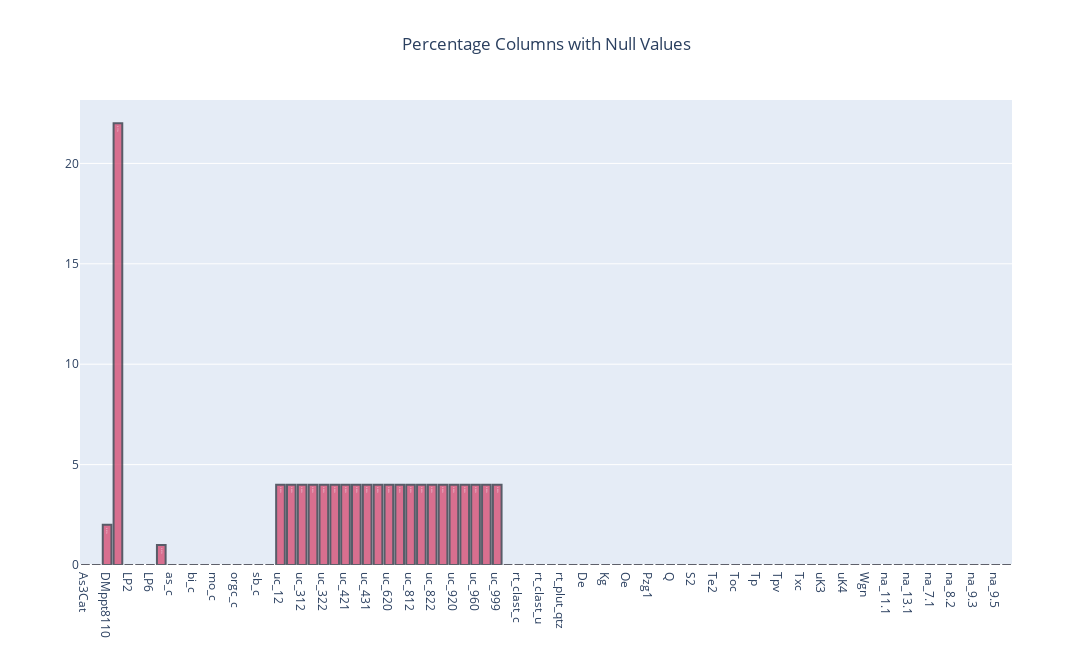

Notebook source saved alongside this figure:
### Code cell
num_record = len(df)
df_num_null = df.isna().sum()
df_num_null = df_num_null.reset_index()
df_num_null.columns = ['columns', 'number_of_null']
df_num_null['percentage_of_null'] = df_num_null['number_of_null']/num_record
display(df_num_null)

data = go.Bar(
             x=df_num_null['columns'],
             y=df_num_null['number_of_null'],
             marker_color='#D65076', 
             marker_line_color='#363945', 
             marker_line_width=2,
             opacity = 0.8,
             text=df_num_null['percentage_of_null'].apply(lambda x: f'{x:.2%}')
             )

layout = go.Layout(
    title='Percentage Columns with Null Values',
    title_x=0.5,
    width=1600,
    height=650
)

fig = go.Figure(data=data, layout=layout)
fig.show()

### Figure 1 — Plotly figure (JSON) as saved in the notebook; plotly's stock layout.template omitted (floating-point values rounded to 4 significant figures)
{"data": [{"marker": {"color": "#D65076", "line": {"color": "#363945", "width": 2}}, "opacity": 0.8, "text": ["0.00%", "0.00%", "0.01%", "0.11%", "0.00%", "0.00%", "0.00%", "0.01%", "0.00%", "0.00%", "0.00%", "0.00%", "0.00%", "0.00%", "0.00%", "0.00%", "0.00%", "0.00%", "0.02%", "0.02%", "0.02%", "0.02%", "0.02%", "0.02%", "0.02%", "0.02%", "0.02%", "0.02%", "0.02%", "0.02%", "0.02%", "0.02%", "0.02%", "0.02%", "0.02%", "0.02%", "0.02%", "0.02%", "0.02%", "0.00%", "0.00%", "0.00%", "0.00%", "0.00%", "0.00%", "0.00%", "0.00%", "0.00%", "0.00%", "0.00%", "0.00%", "0.00%", "0.00%", "0.00%", "0.00%", "0.00%", "0.00%", "0.00%", "0.00%", "0.00%", "0.00%", "0.00%", "0.00%", "0.00%", "0.00%", "0.00%", "0.00%", "0.00%", "0.00%", "0.00%", "0.00%", "0.00%", "0.00%", "0.00%", "0.00%", "0.00%", "0.00%", "0.00%", "0.00%", "0.00%", "0.00%", "0.00%", "0.00%", "0.00%", "0.00%", "0.00%"], "type": "bar", "x": ["As3Cat", "BFI", "DMppt8110", "PRMS8110Re", "LP2", "LP4", "LP6", "Percent_Ti", "as_c", "be_c", "bi_c", "inorgc_c", "mo_c", "ni_c", "orgc_c", "p_c", "sb_c", "se_c", "uc_12", "uc_221", "uc_312", "uc_321", "uc_322", "uc_331", "uc_421", "uc_422", "uc_431", "uc_451", "uc_620", "uc_811", "uc_812", "uc_821", "uc_822", "uc_910", "uc_920", "uc_940", "uc_960", "uc_970", "uc_999", "rt_carb", "rt_clast_c", "rt_clast_f", "rt_clast_u", "rt_meta", "rt_plut_qtz", "D3", "De", "DSe", "Kg", "O2", "Oe", "PP4", "Pzg1", "Pzg2", "Q", "Qv", "S2", "Se", "Te2", "Tm", "Toc", "Tmc", "Tp", "Tpc", "Tpv", "Tr", "Txc", "uK2", "uK3", "uK3b", "uK4", "uPz", "Wgn", "na_10.1", "na_11.1", "na_12.1", "na_13.1", "na_6.2", "na_7.1", "na_8.1", "na_8.2", "na_9.2", "na_9.3", "na_9.4", "na_9.5", "na_9.6"], "y": [0, 0, 2, 22, 0, 0, 0, 1, 0, 0, 0, 0, 0, 0, 0, 0, 0, 0, 4, 4, 4, 4, 4, 4, 4, 4, 4, 4, 4, 4, 4, 4, 4, 4, 4, 4, 4, 4, 4, 0, 0, 0, 0, 0, 0, 0, 0, 0, 0, 0, 0, 0, 0, 0, 0, 0, 0, 0, 0, 0, 0, 0, 0, 0, 0, 0, 0, 0, 0, 0, 0, 0, 0, 0, 0, 0, 0, 0, 0, 0, 0, 0, 0, 0, 0, 0]}], "layout": {"height": 650, "title": {"text": "Percentage Columns with Null Values", "x": 0.5}, "width": 1600}}
